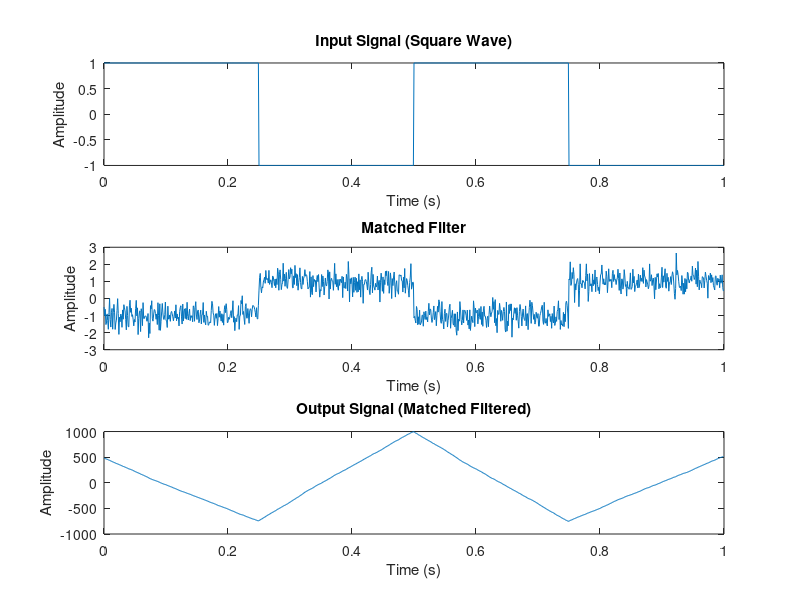

The MATLAB source for this figure:
fs = 1000;           
T = 1;                
f = 2;               
t = 0:1/fs:T-1/fs;     


input_signal = square(2*pi*f*t);
noise_power=0.2;

noise =sqrt(noise_power)*randn(size(t));

input_noisesignal=input_signal+noise;

matched_filter = fliplr(input_noisesignal); 

output_signal = conv(input_signal, matched_filter, 'same');

figure;
subplot(3,1,1);
plot(t, input_signal);
title('Input Signal (Square Wave)');
xlabel('Time (s)');
ylabel('Amplitude');

subplot(3,1,2);
plot(t, matched_filter);
title('Matched Filter');
xlabel('Time (s)');
ylabel('Amplitude');

subplot(3,1,3);
plot(t, output_signal(1:length(t)));
title('Output Signal (Matched Filtered)');
xlabel('Time (s)');
ylabel('Amplitude');
Eo =trapz(t, input_signal.^2);
NO= noise_power;
x= sqrt((2 * Eo) /NO);
y = qfunc( x ) ;
disp(['Probability of Error P_e:', num2str(y)]);